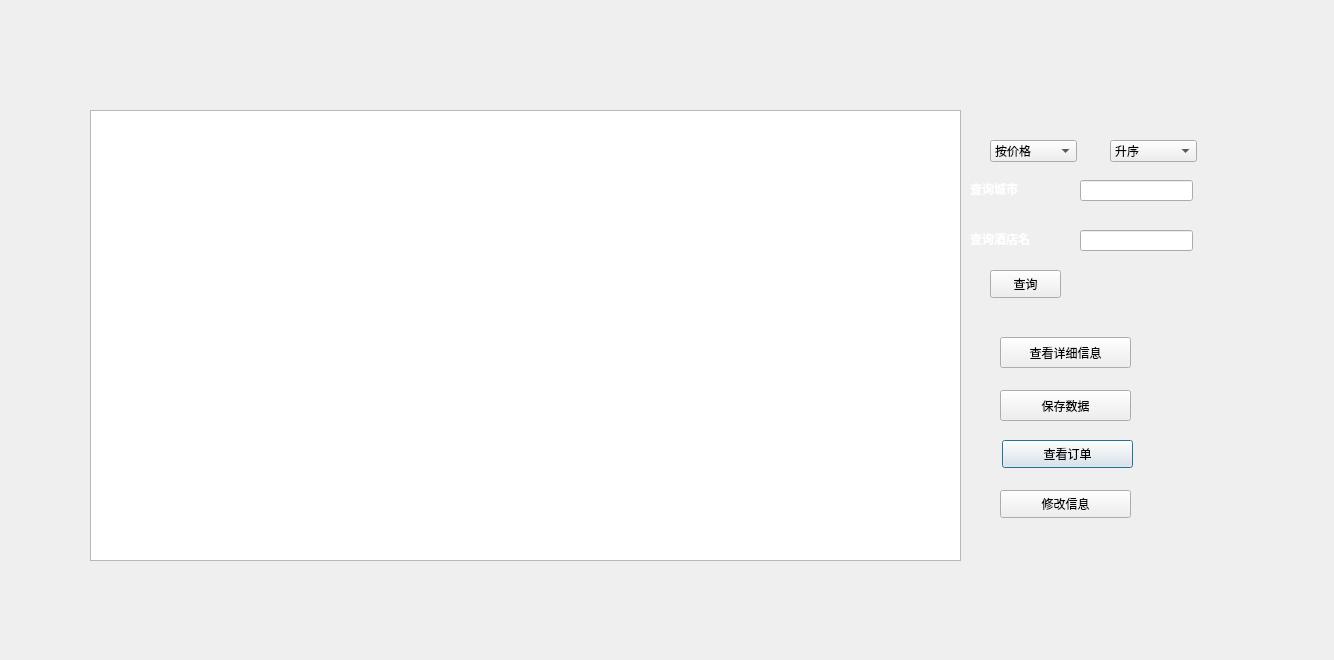
<?xml version="1.0" encoding="UTF-8"?>
<ui version="4.0">
 <class>hotelreserve</class>
 <widget class="QDialog" name="hotelreserve">
  <property name="geometry">
   <rect>
    <x>0</x>
    <y>0</y>
    <width>1334</width>
    <height>660</height>
   </rect>
  </property>
  <property name="windowTitle">
   <string>Dialog</string>
  </property>
  <widget class="QTableWidget" name="hotelinfo">
   <property name="geometry">
    <rect>
     <x>90</x>
     <y>110</y>
     <width>871</width>
     <height>451</height>
    </rect>
   </property>
  </widget>
  <widget class="QPushButton" name="lookorders">
   <property name="geometry">
    <rect>
     <x>1002</x>
     <y>440</y>
     <width>131</width>
     <height>28</height>
    </rect>
   </property>
   <property name="text">
    <string>查看订单</string>
   </property>
  </widget>
  <widget class="QComboBox" name="turnsbase">
   <property name="geometry">
    <rect>
     <x>990</x>
     <y>140</y>
     <width>87</width>
     <height>22</height>
    </rect>
   </property>
   <item>
    <property name="text">
     <string>按价格</string>
    </property>
   </item>
   <item>
    <property name="text">
     <string>按评分</string>
    </property>
   </item>
  </widget>
  <widget class="QComboBox" name="turns">
   <property name="geometry">
    <rect>
     <x>1110</x>
     <y>140</y>
     <width>87</width>
     <height>22</height>
    </rect>
   </property>
   <item>
    <property name="text">
     <string>升序</string>
    </property>
   </item>
   <item>
    <property name="text">
     <string>降序</string>
    </property>
   </item>
  </widget>
  <widget class="QPushButton" name="enquery">
   <property name="geometry">
    <rect>
     <x>990</x>
     <y>270</y>
     <width>71</width>
     <height>28</height>
    </rect>
   </property>
   <property name="text">
    <string>查询</string>
   </property>
  </widget>
  <widget class="QLineEdit" name="city">
   <property name="geometry">
    <rect>
     <x>1080</x>
     <y>180</y>
     <width>113</width>
     <height>21</height>
    </rect>
   </property>
  </widget>
  <widget class="QLineEdit" name="hotelname">
   <property name="geometry">
    <rect>
     <x>1080</x>
     <y>230</y>
     <width>113</width>
     <height>21</height>
    </rect>
   </property>
  </widget>
  <widget class="QLabel" name="label">
   <property name="geometry">
    <rect>
     <x>970</x>
     <y>180</y>
     <width>91</width>
     <height>16</height>
    </rect>
   </property>
   <property name="styleSheet">
    <string notr="true">font: 11pt &quot;楷体&quot;;</string>
   </property>
   <property name="text">
    <string>&lt;html&gt;&lt;head/&gt;&lt;body&gt;&lt;p&gt;&lt;span style=&quot; font-weight:600; color:#ffffff;&quot;&gt;查询城市&lt;/span&gt;&lt;/p&gt;&lt;/body&gt;&lt;/html&gt;</string>
   </property>
  </widget>
  <widget class="QLabel" name="label_2">
   <property name="geometry">
    <rect>
     <x>970</x>
     <y>230</y>
     <width>101</width>
     <height>16</height>
    </rect>
   </property>
   <property name="styleSheet">
    <string notr="true">font: 11pt &quot;楷体&quot;;</string>
   </property>
   <property name="text">
    <string>&lt;html&gt;&lt;head/&gt;&lt;body&gt;&lt;p&gt;&lt;span style=&quot; font-weight:600; color:#ffffff;&quot;&gt;查询酒店名&lt;/span&gt;&lt;/p&gt;&lt;/body&gt;&lt;/html&gt;</string>
   </property>
  </widget>
  <widget class="QPushButton" name="fordetails">
   <property name="geometry">
    <rect>
     <x>1000</x>
     <y>337</y>
     <width>131</width>
     <height>31</height>
    </rect>
   </property>
   <property name="text">
    <string>查看详细信息</string>
   </property>
  </widget>
  <widget class="QPushButton" name="changeinfo">
   <property name="geometry">
    <rect>
     <x>1000</x>
     <y>490</y>
     <width>131</width>
     <height>28</height>
    </rect>
   </property>
   <property name="text">
    <string>修改信息</string>
   </property>
  </widget>
  <widget class="QPushButton" name="pushButton">
   <property name="geometry">
    <rect>
     <x>1000</x>
     <y>390</y>
     <width>131</width>
     <height>31</height>
    </rect>
   </property>
   <property name="text">
    <string>保存数据</string>
   </property>
  </widget>
  <widget class="QLabel" name="label_4">
   <property name="geometry">
    <rect>
     <x>-9</x>
     <y>-6</y>
     <width>1351</width>
     <height>671</height>
    </rect>
   </property>
   <property name="text">
    <string/>
   </property>
   <property name="pixmap">
    <pixmap resource="background.qrc">:/new/prefix1/e59e21420d5f60eb93760f771054daea.jpg</pixmap>
   </property>
  </widget>
  <zorder>label_4</zorder>
  <zorder>hotelinfo</zorder>
  <zorder>lookorders</zorder>
  <zorder>turnsbase</zorder>
  <zorder>turns</zorder>
  <zorder>enquery</zorder>
  <zorder>city</zorder>
  <zorder>hotelname</zorder>
  <zorder>label</zorder>
  <zorder>label_2</zorder>
  <zorder>fordetails</zorder>
  <zorder>changeinfo</zorder>
  <zorder>pushButton</zorder>
 </widget>
 <resources>
  <include location="background.qrc"/>
 </resources>
 <connections/>
</ui>
